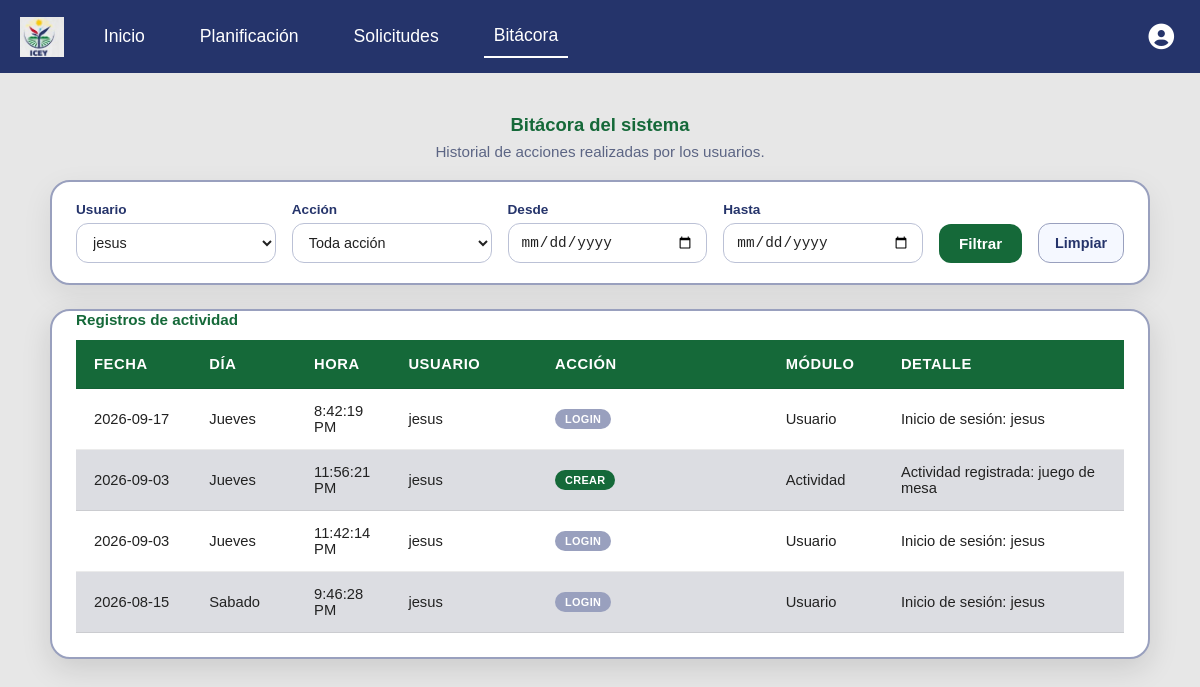
The app's page /bitacora.php?id_usu=12 (signed in) with its own data.
### tables this page shows
CREATE TABLE `bitacora` (
  `id` int(10) NOT NULL,
  `nom_dia` varchar(15) NOT NULL,
  `fecha` date NOT NULL,
  `hora` time NOT NULL,
  `id_usu` int(10) DEFAULT NULL,
  `accion` varchar(30) NOT NULL,
  `descripcion` varchar(50) NOT NULL,
  `detalle` text NOT NULL
);

### modelos/modelo_bitacora.php (called while the page is built, shortened)
<?php
function obtener_bitacora($conex, $filtros = []) {
    $where = [];
    $params = [];
    if (!empty($filtros['id_usu'])) {
        $where[] = "b.id_usu = ?";
        $params[] = $filtros['id_usu'];
    }
        $sql = "SELECT b.id, b.nom_dia, b.fecha, b.hora, b.id_usu, b.accion, b.descripcion, b.detalle,
                 COALESCE(u.nombre, 'No autenticado') AS nombre_usuario
            FROM bitacora b
             LEFT JOIN usuario u ON u.id = b.id_usu";
    if (!empty($where)) {
        $sql .= " WHERE " . implode(" AND ", $where);
    }
    $sql .= " ORDER BY b.fecha DESC, b.hora DESC, b.id DESC";
    try {
        $stmt = $conex->prepare($sql);
        $stmt->execute($params);
        return $stmt->fetchAll(PDO::FETCH_ASSOC);
    } catch (PDOException $e) {
        error_log("Fallo al consultar bitácora: " . $e->getMessage());
        return [];
    }
}
function obtener_usuarios_para_filtro($conex) {
    try {
        $stmt = $conex->prepare("SELECT id, nombre FROM usuario ORDER BY nombre ASC");
        $stmt->execute();
        return $stmt->fetchAll(PDO::FETCH_ASSOC);
    } catch (PDOException $e) {
        error_log("Fallo al consultar usuarios para filtro de bitácora: " . $e->getMessage());
        return [];
    }
}
?>

### src/bitacora.php (the view, shortened to what this page needs)
<?php
require_once __DIR__ . '/../modelos/modelo_bitacora.php';
$conex = Conexion::conectar();
$filtros = [
    'id_usu'      => $_GET['id_usu']      ?? '',
    'accion'      => $_GET['accion']      ?? '',
    'fecha_desde' => $_GET['fecha_desde'] ?? '',
    'fecha_hasta' => $_GET['fecha_hasta'] ?? '',
];
$registros = obtener_bitacora($conex, $filtros);
$usuarios  = obtener_usuarios_para_filtro($conex);
$registrosPorPagina = 10;
$paginaActual = max(1, intval($_GET['page'] ?? 1));
$totalPaginas = max(1, (int)ceil(count($registros) / $registrosPorPagina));
$paginaActual = min($paginaActual, $totalPaginas);
$registros = array_slice($registros, ($paginaActual - 1) * $registrosPorPagina, $registrosPorPagina);
?>
<!DOCTYPE html>
<html lang="es">
<head>
    <link rel="stylesheet" href="./css/main.css">
    <link rel="stylesheet" href="./css/bitacora.css">
    <link rel="stylesheet" href="https://cdnjs.cloudflare.com/ajax/libs/font-awesome/6.5.1/css/all.min.css">
</head>
<body>
<?php require_once __DIR__ . '/../include/header.php'; ?>
<main class="container__bitacora">
    <h1 class="bitacora__title">Bitácora del sistema</h1>
    <p class="bitacora__subtitle">Historial de acciones realizadas por los usuarios.</p>
    <form method="GET" action="bitacora.php" class="bitacora__filtros">
        <div class="campo">
            <label for="id_usu">Usuario</label>
            <select name="id_usu" id="id_usu">
                <?php foreach ($usuarios as $u): ?>
                    <option value="<?= (int)$u['id'] ?>" <?= ($filtros['id_usu'] == $u['id']) ? 'selected' : '' ?>>
                        <?= htmlspecialchars($u['nombre']) ?>
                    </option>
                <?php endforeach; ?>
            </select>
        </div>
        <div class="campo">
            <label for="accion">Acción</label>
            <select name="accion" id="accion">
                <option value="">Toda acción</option>
            </select>
        </div>
        <div class="campo">
            <label for="fecha_desde">Desde</label>
            <input type="date" name="fecha_desde" id="fecha_desde" value="<?= htmlspecialchars($filtros['fecha_desde']) ?>">
        </div>
        <div class="campo">
            <label for="fecha_hasta">Hasta</label>
            <input type="date" name="fecha_hasta" id="fecha_hasta" value="<?= htmlspecialchars($filtros['fecha_hasta']) ?>">
        </div>
        <button type="submit">Filtrar</button>
        <a href="bitacora.php" class="bitacora__limpiar">Limpiar</a>
    </form>
    <div class="tabla__container bitacora__tabla-wrap">
        <table class="bitacora__tabla">
            <caption class="tabla-planificacion__caption">Registros de actividad</caption>
            <thead>
                <tr>
                    <th class="col-fecha">Fecha</th>
                    <th class="col-dia">Día</th>
                    <th class="col-hora">Hora</th>
                    <th class="col-usuario">Usuario</th>
                    <th class="col-accion">Acción</th>
                    <th class="col-modulo">Módulo</th>
                    <th class="col-detalle">Detalle</th>
                </tr>
            </thead>
            <tbody>
                <?php if (empty($registros)): ?>
                    <tr>
                        <td colspan="7" class="bitacora__vacio">No hay registros de bitácora para los filtros seleccionados.</td>
                    </tr>
                <?php else: ?>
                    <?php foreach ($registros as $r):
                        $accionClase = match (strtolower($r['accion'])) {
                            'crear'    => 'bitacora__badge--crear',
                            'editar'   => 'bitacora__badge--editar',
                            'eliminar' => 'bitacora__badge--eliminar',
                            'login'    => 'bitacora__badge--login',
                            default    => 'bitacora__badge--login',
                        };
                    ?>
                        <tr>
                            <td data-label="Fecha"><?= htmlspecialchars($r['fecha']) ?></td>
                            <td data-label="Día"><?= htmlspecialchars($r['nom_dia']) ?></td>
                            <td data-label="Hora"><?= htmlspecialchars(date('g:i:s A', strtotime($r['hora']))) ?></td>
                            <td data-label="Usuario"><?= htmlspecialchars($r['nombre_usuario']) ?></td>
                            <td data-label="Acción">
                                <span class="bitacora__badge <?= $accionClase ?>"><?= htmlspecialchars($r['accion']) ?></span>
                            </td>
                            <td data-label="Módulo"><?= htmlspecialchars($r['descripcion']) ?></td>
                            <td data-label="Detalle"><?= htmlspecialchars($r['detalle']) ?></td>
                        </tr>
                    <?php endforeach; ?>
                <?php endif; ?>
            </tbody>
        </table>
    </div>
</main>
</body>
</html>

### src/css/main.css (style rules this page uses)
* { margin: 0; padding: 0; box-sizing: border-box; }
html, body { box-sizing: border-box; margin: 0; background-color: #e7e7e7; font-family: sans-serif; }
.tabla__container { display: block; margin: 0 auto; height: auto; width: 100%; max-width: 100%; background-color: #ffffff; box-shadow: 0px 10px 30px rgba(0, 0, 0, 0.12); padding: 0px 24px 24px; border-radius: 20px; margin-top: 15px; border: 2px solid #99a0be; overflow-x: auto; }
td, th { padding: 12px 14px; border-bottom: 1px solid rgba(0, 0, 0, 0.08); word-break: break-word; white-space: normal; overflow-wrap: anywhere; }
.tabla-planificacion__caption { caption-side: top; text-align: left; font-size: 0.95rem; font-weight: 700; color: #156939; margin-bottom: 12px; }
thead th { padding: 16px 18px; text-align: left; color: white; background-color: #156939; font-weight: 700; text-transform: uppercase; letter-spacing: 0.04em; }
td, th { padding: 16px 18px; border-bottom: 1px solid rgba(0, 0, 0, 0.08); }
tr { background-color: #ffffff; }
tbody tr:nth-child(even) { background-color: #dcdde2; }

### src/css/bitacora.css (style rules this page uses)
.container__bitacora { display: flex; flex-direction: column; align-items: center; width: 100%; max-width: 100vw; padding: 0 40px; margin: 0; margin-top: 40px; box-sizing: border-box; }
.bitacora__title { font-size: 1.15rem; line-height: 24px; margin: 0 0 6px; color: #156939; text-align: center; }
.bitacora__subtitle { font-size: 0.95rem; color: #5c6584; margin: 0 0 20px; text-align: center; }
.bitacora__filtros { width: 100%; max-width: 1100px; background-color: #ffffff; padding: 20px 24px; border-radius: 20px; border: 2px solid #99a0be; box-shadow: 0px 10px 30px rgba(0, 0, 0, 0.08); margin-bottom: 24px; display: flex; flex-wrap: wrap; align-items: flex-end; gap: 16px; }
.bitacora__filtros .campo { display: flex; flex-direction: column; gap: 6px; flex: 1 1 180px; min-width: 160px; }
.bitacora__filtros label { font-size: 0.85rem; color: #25346b; font-weight: 600; }
.bitacora__filtros select, .bitacora__filtros input[type="date"] { width: 100%; box-sizing: border-box; border: 1px solid #bbc1d6; border-radius: 12px; padding: 10px 12px; font-size: 0.9rem; background-color: #ffffff; color: #222222; }
.bitacora__filtros button[type="submit"] { background-color: #156939; color: #ffffff; border: none; border-radius: 12px; padding: 11px 20px; font-size: 0.95rem; font-weight: 700; cursor: pointer; transition: background-color 0.2s ease, transform 0.15s ease; }
.bitacora__limpiar { display: inline-flex; align-items: center; padding: 11px 16px; border-radius: 12px; border: 1px solid #99a0be; color: #25346b; text-decoration: none; font-weight: 600; font-size: 0.9rem; background-color: #f5f8ff; transition: background-color 0.2s ease; }
.tabla__container.bitacora__tabla-wrap { width: 100%; max-width: 1100px; margin-top: 0; }
.bitacora__tabla { border-collapse: collapse; width: 100%; table-layout: fixed; color: #222222; font-size: 0.92rem; }
.bitacora__tabla th.col-fecha { width: 11%; }
.bitacora__tabla th.col-dia { width: 10%; }
.bitacora__tabla th.col-hora { width: 9%; }
.bitacora__tabla th.col-usuario { width: 14%; }
.bitacora__tabla th.col-accion { width: 22%; }
.bitacora__tabla th.col-modulo { width: 11%; }
.bitacora__tabla th.col-detalle { width: 23%; }
.bitacora__tabla thead th { padding: 16px 18px; text-align: left; color: white; background-color: #156939; font-weight: 700; text-transform: uppercase; letter-spacing: 0.04em; }
.bitacora__tabla td { padding: 14px 18px; border-bottom: 1px solid rgba(0, 0, 0, 0.08); word-break: break-word; white-space: normal; overflow-wrap: anywhere; }
.bitacora__tabla td[data-label="Detalle"] { word-break: normal; overflow-wrap: break-word; }
.bitacora__tabla td[data-label="Acción"] { white-space: nowrap; word-break: normal; overflow-wrap: normal; }
.bitacora__tabla tr { background-color: #ffffff; }
.bitacora__tabla tbody tr:nth-child(even) { background-color: #dcdde2; }
.bitacora__badge { display: inline-block; background-color: #99a0be; padding: 4px 10px; border-radius: 999px; font-size: 0.68rem; font-weight: 700; text-transform: uppercase; letter-spacing: 0.03em; color: #ffffff; white-space: nowrap !important; word-break: keep-all; overflow-wrap: normal !important; }
.bitacora__badge--crear { background-color: #156939; }
.bitacora__badge--login { background-color: #99a0be; }

### records on screen
bitacora: fecha "2026-09-17", nom_dia "Jueves", hora "8:42:19 PM", nombre_usuario "jesus", accion "LOGIN", descripcion "Usuario", detalle "Inicio de sesión: jesus"
bitacora: fecha "2026-09-03", nom_dia "Jueves", hora "11:56:21 PM", nombre_usuario "jesus", accion "CREAR", descripcion "Actividad", detalle "Actividad registrada: juego de mesa"
bitacora: fecha "2026-09-03", nom_dia "Jueves", hora "11:42:14 PM", nombre_usuario "jesus", accion "LOGIN", descripcion "Usuario", detalle "Inicio de sesión: jesus"
bitacora: fecha "2026-08-15", nom_dia "Sabado", hora "9:46:28 PM", nombre_usuario "jesus", accion "LOGIN", descripcion "Usuario", detalle "Inicio de sesión: jesus"

### other values on screen
form field id_usu "jesus"
